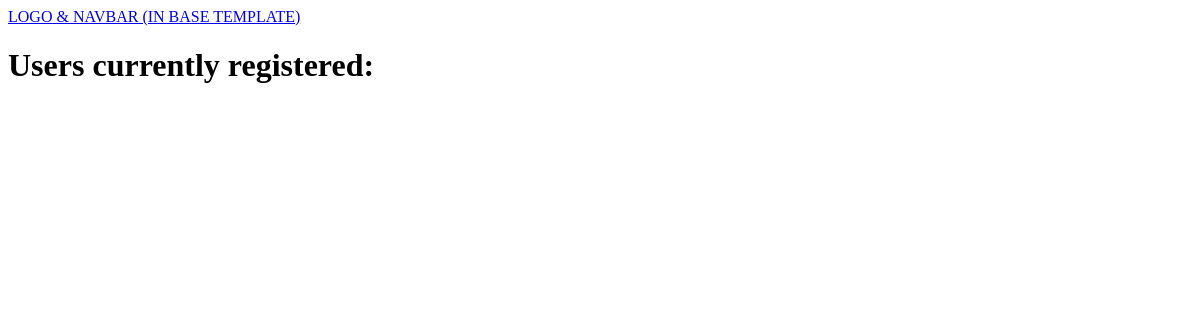
/u, run on an earlier commit of the app's database.
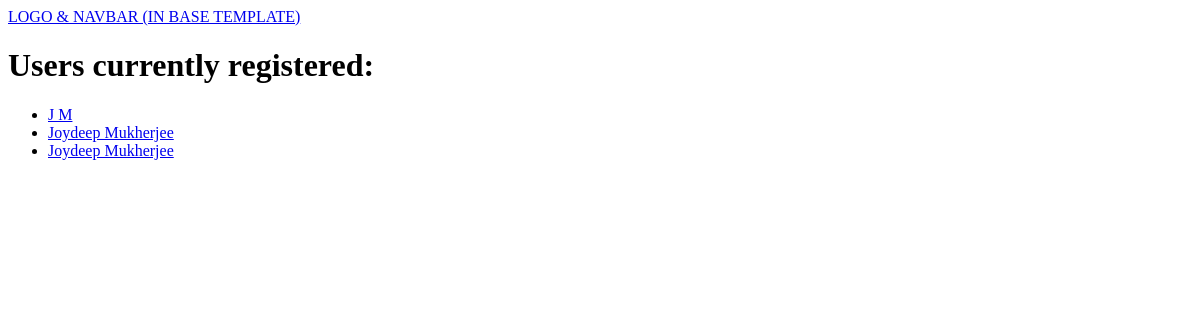
And on a later commit of the database.
### yearbook/models.py (models this page shows, shortened)
class YearbookUser(models.Model):
    user = models.OneToOneField(User, on_delete=models.CASCADE)
    avatar = models.ImageField(upload_to='avatars', default='default.png')
    bio = models.TextField(max_length=140, default= "")
    def __str__(self):
        return str(self.user.first_name) + " " + str(self.user.last_name)

### yearbook/views.py (the view)
# urls.py: path('u', views.yearbookusers, name='users'),
def yearbookusers(request):
    context = {'users' : list(models.YearbookUser.objects.all())}
    return render(request, 'yearbook/users.html', context)

### yearbook/templates/yearbook/users.html
{% extends 'yearbook/base.html' %}
{% block content %}
	<h1>Users currently registered:</h1>
	<ul>
		{% for yearbook_user in users %}
		<li><a href="u/{{ yearbook_user.id }}">{{ yearbook_user }}</a></li>
		{% endfor %}
	</ul>
{% endblock %}

What changed in the data, as far as the page shows it:
added YearbookUser: user.last_name "J M"
added YearbookUser: user.last_name "Joydeep Mukherjee"
added YearbookUser: user.last_name "Joydeep Mukherjee"
